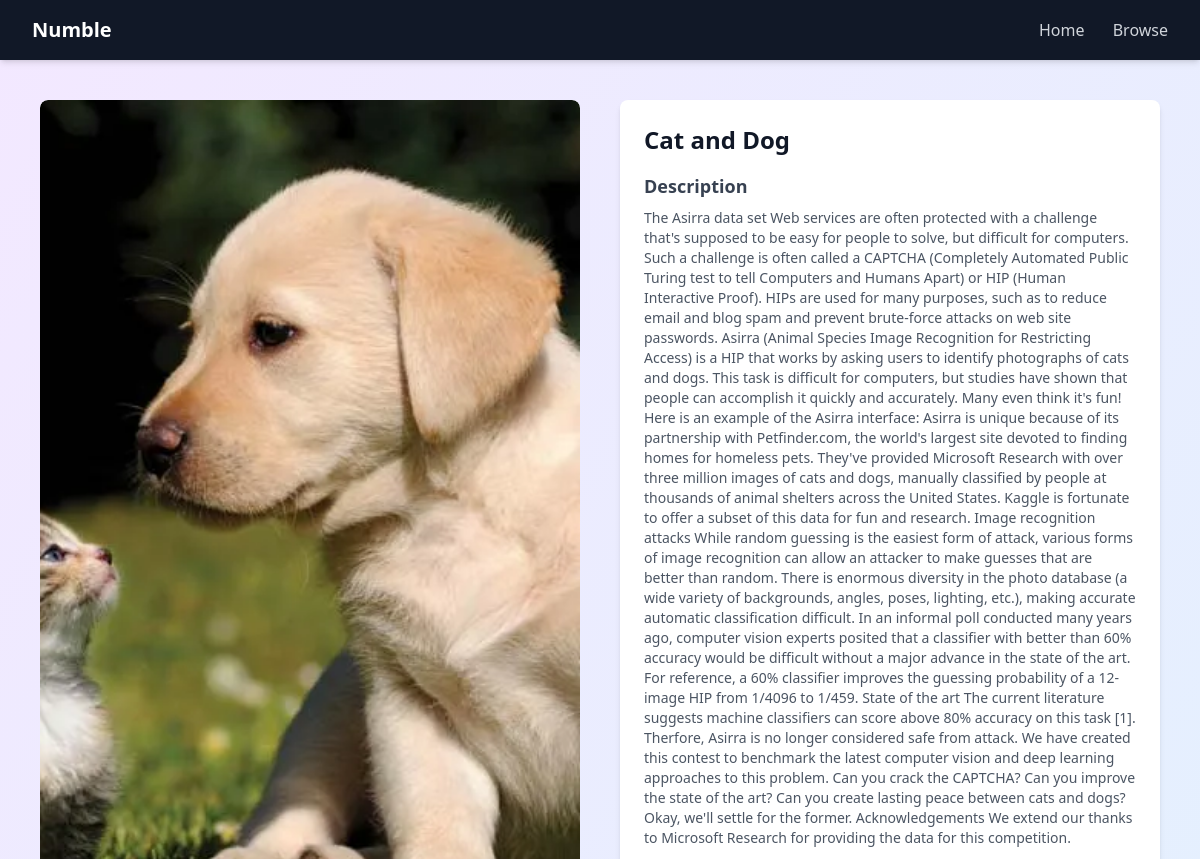
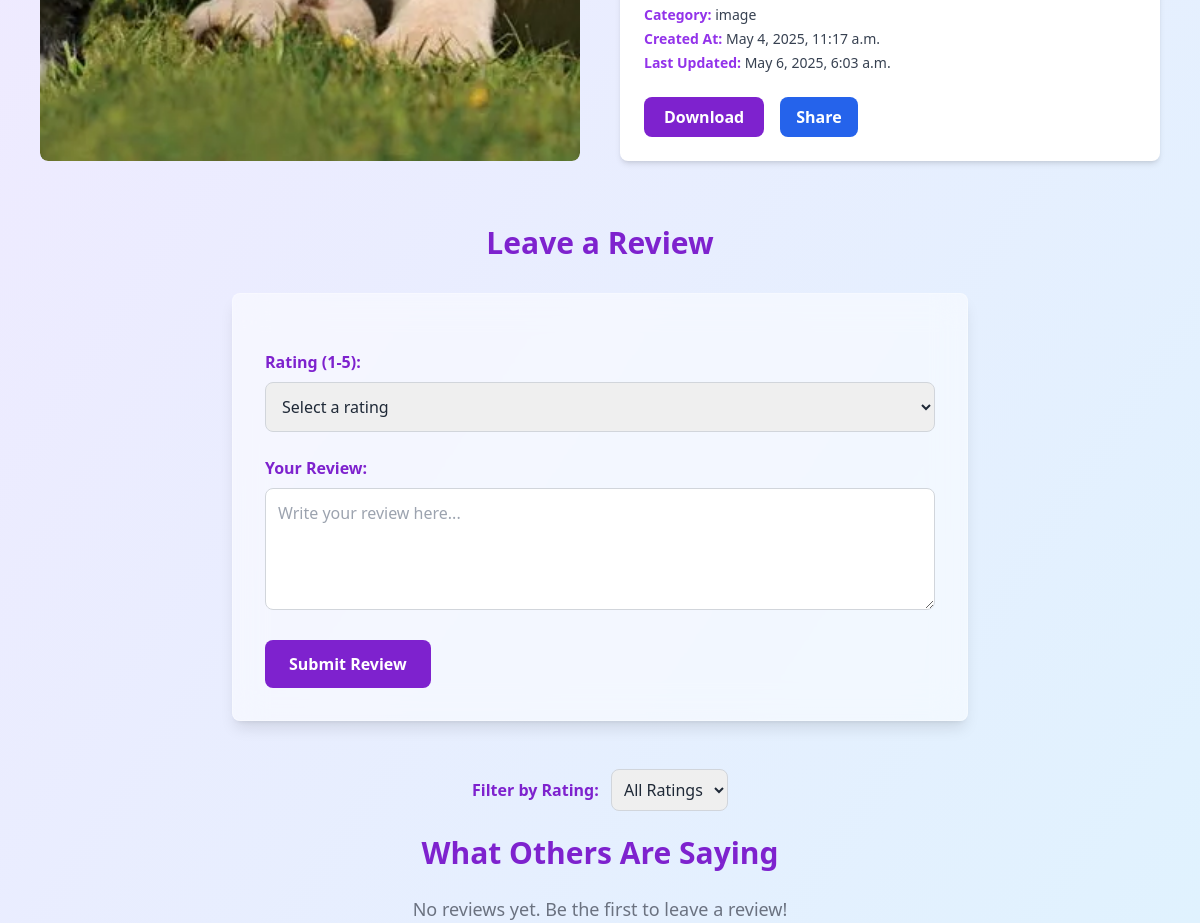
The page /view-details/9 on the database its author committed (2 pictures, top to bottom).
### datasetmanager/models.py (models this page shows, shortened)
class Datasetmanager(models.Model):
    name = models.CharField(max_length=100)
    description = models.TextField()
    file = models.FileField(upload_to='datasets/', default="")  # Supports image, video, or zipped datasets
    created_at = models.DateTimeField(auto_now_add=True)
    updated_at = models.DateTimeField(auto_now=True)
    category = models.CharField(max_length=50, choices=[
        ('image', 'Image'),
        ('video', 'Video'),
    ])

### datasetmanager/views.py (the view)
# urls.py: path("view-details/<int:dataset_id>", datasetDetails, name="datasetDetails"),
def datasetDetails(request, dataset_id):
    dataset = get_object_or_404(Datasetmanager, id=dataset_id)
    context = {
        "dataset": dataset,
    }
    return render(request, "datasetDetails.html", context=context)

### templates/datasetDetails.html (shortened to what this page needs)
<!DOCTYPE html>
<html lang="en">
<head>
  <script src="https://cdn.tailwindcss.com"></script>
</head>
<body class="text-gray-800 font-sans">
  <header class="bg-gray-900 text-white px-8 py-4 flex justify-between items-center shadow-md">
    <div class="text-xl font-bold">Numble</div>
    <nav class="space-x-6">
      <a href="/" class="text-gray-300 hover:text-purple-500">Home</a>
      <a href="/browse/" class="text-gray-300 hover:text-purple-500">Browse</a>
    </nav>
  </header>
  <div class="max-w-6xl mx-auto mt-10 px-4 grid grid-cols-1 md:grid-cols-2 gap-10">
    <div class="bg-gray-200 rounded-lg overflow-hidden">
      {% if dataset.category == "image" %}
        <img src="{{ dataset.file.url }}" alt="{{ dataset.name }}" class="w-full h-full object-cover" />
      {% elif dataset.category == "video" %}
        <video autoplay muted loop class="w-full h-full object-cover">
          <source src="{{ dataset.file.url }}" type="video/mp4" />
          Your browser does not support the video tag.
        </video>
      {% endif %}
    </div>
    <div class="bg-white p-6 rounded-lg shadow-md">
      <h2 class="text-2xl font-bold text-gray-900 mb-4">{{ dataset.name }}</h2>
      <h3 class="text-lg font-semibold text-gray-700 mt-4 mb-2">Description</h3>
      <p class="text-gray-600 text-sm">{{ dataset.description }}</p>
      <div class="mt-4 space-y-1 text-sm text-gray-700">
        <div><span class="font-semibold text-purple-600">Category:</span> {{ dataset.category }}</div>
        <div><span class="font-semibold text-purple-600">Created At:</span> {{ dataset.created_at }}</div>
        <div><span class="font-semibold text-purple-600">Last Updated:</span> {{ dataset.updated_at }}</div>
      </div>
      <div class="mt-6 flex gap-4">
        <a href="{{ dataset.file.url }}" download class="bg-purple-700 hover:bg-purple-800 text-white px-5 py-2 rounded-lg font-semibold transition">Download</a>
        <a href="#" class="bg-blue-600 hover:bg-blue-700 text-white px-4 py-2 rounded-lg font-semibold transition share-button"
           data-name="{{ dataset.name }}"
           data-description="{{ dataset.description }}"
           data-url="{{ request.build_absolute_uri }}">
          Share
        </a>
      </div>
    </div>
  </div>
  <div class="max-w-3xl mx-auto mt-16 px-4">
    <h2 class="text-3xl font-bold text-purple-700 text-center mb-8">Leave a Review</h2>
    <form action="{% url 'submit_review' dataset.id %}" method="POST" class="bg-white/50 backdrop-blur-lg p-8 rounded-lg shadow-lg space-y-6 border border-white border-opacity-30">
      <div>
        <label for="rating" class="block font-semibold text-purple-700 mb-2">Rating (1-5):</label>
        <select id="rating" name="rating" required class="w-full p-3 border border-gray-300 rounded-lg focus:outline-none focus:ring-2 focus:ring-purple-500">
          <option disabled selected>Select a rating</option>
        </select>
      </div>
      <div>
        <label for="review" class="block font-semibold text-purple-700 mb-2">Your Review:</label>
        <textarea id="review" name="review" rows="4" required placeholder="Write your review here..."
          class="w-full p-3 border border-gray-300 rounded-lg focus:outline-none focus:ring-2 focus:ring-purple-500"></textarea>
      </div>
      <button type="submit" class="bg-purple-700 hover:bg-purple-800 text-white px-6 py-3 rounded-lg font-bold transition">Submit Review</button>
    </form>
  </div>
  <div class="max-w-3xl mx-auto mt-12 px-4">
    <div class="text-center mb-6">
      <label for="filter-rating" class="font-semibold text-purple-700 mr-2">Filter by Rating:</label>
      <select id="filter-rating" class="p-2 border border-gray-300 rounded-lg focus:outline-none focus:ring-2 focus:ring-purple-500">
        <option value="all" selected>All Ratings</option>
      </select>
    </div>
    <div id="reviews-container" class="space-y-6">
      <h2 class="text-3xl font-bold text-purple-700 text-center mb-6">What Others Are Saying</h2>
      {% for review in dataset.reviews.all %}
        <div data-rating="{{ review.rating }}"
          class="p-6 bg-white/30 backdrop-blur-md border border-white/20 rounded-xl shadow-md hover:shadow-xl transition-all transform hover:scale-[1.02]">
          <div class="flex justify-between items-center mb-3">
            <span class="text-purple-600 font-bold text-lg">⭐ {{ review.rating }} / 5</span>
            <span class="text-gray-400 text-sm">{{ review.created_at }}</span>
          </div>
          <p class="text-gray-800 text-base leading-relaxed">{{ review.text }}</p>
        </div>
      {% empty %}
        <p class="text-gray-500 text-center text-lg">No reviews yet. Be the first to leave a review!</p>
      {% endfor %}
    </div>
  </div>
</body>
</html>

### templates/datasetDetails.html (style rules this page uses)
body { background: linear-gradient(to bottom right, #f3e8ff, #e0f2fe); }
.bg-gray-200 img { width: 100%; height: 100%; object-fit: cover; border-radius: 0.5rem; }

### rows shown on the page
Datasetmanager: file (picture), name "Cat and Dog", description "The Asirra data set Web services are often protected with a challenge that's supposed to be easy for people to solve, but difficult for computers. Such a challenge is often called a CAPTCHA (Completely Automated Public Turing test to tell Computers and Humans Apart) or HIP (Human Interactive Proof). HIPs are used for many purposes, such as to reduce email and blog spam and prevent brute-force attacks on web site passwords. Asirra (Animal Species Image Recognition for Restricting Access) is a HIP that works by asking users to identify photographs of cats and dogs. This task is difficult for computers, but studies have shown that people can accomplish it quickly and accurately. Many even…", category "image", created_at "May 4, 2025, 11:17 a.m.", updated_at "May 6, 2025, 6:03 a.m."
